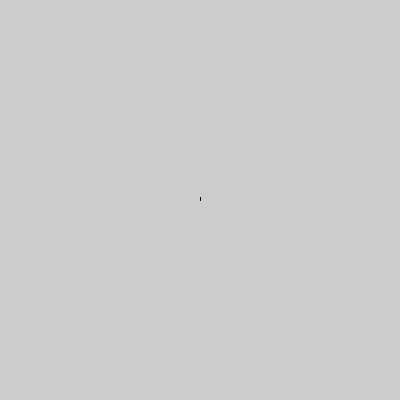
Frame 1 (no input)
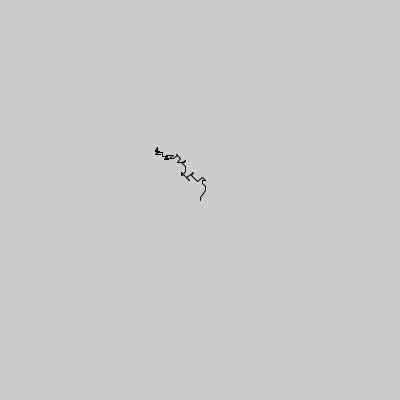
Frame 60 (the mouse pressed at the canvas centre just before this capture)
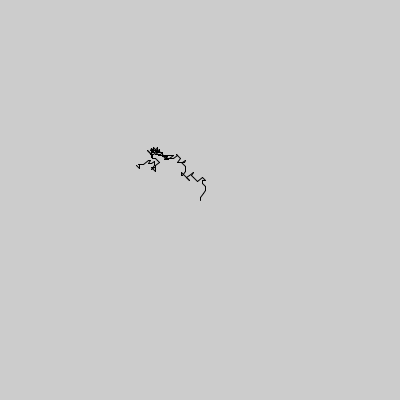
Frame 120 (the mouse held since frame 60 and released just before this capture)

The Processing sketch that drew these frames (run headless with seeded random() and noise(); from frame 60 on, the mouse is pressed at the canvas centre):

// Processing sketch: exc_1_5__Gaussian_Random_Walk
// ── exc_1_5__Gaussian_Random_Walk.pde
import java.util.Random;
Walker walker ;
Random rand ;
void setup()
{
  size(400,400);
  walker = new Walker();
  rand = new Random();
}




void draw()
{
  walker.step();
  walker.display();

  if(keyPressed)
  {
    if(key == 'r')
    {
      background(255);   
      walker.x = width/2;
      walker.y = height/2;
    }
  }
}
class Walker
{
  int x ,y ,px,py;
  Walker()
  {
    x = width/2;
    y = height /2;
  
  }
  void step()
  {
    
    int rx = (int)random(3)-1;
    int ry = (int)random(3)-1;
    float rd = (float)rand.nextGaussian();
    float  distance = rd + 3;
    px = x;
    py = y;
    x += rx*distance;
    y += ry*distance ;
      
  }
  void display()
  {
    stroke(0);
    point(x,y);
    line(px,py,x,y);
  }

}
